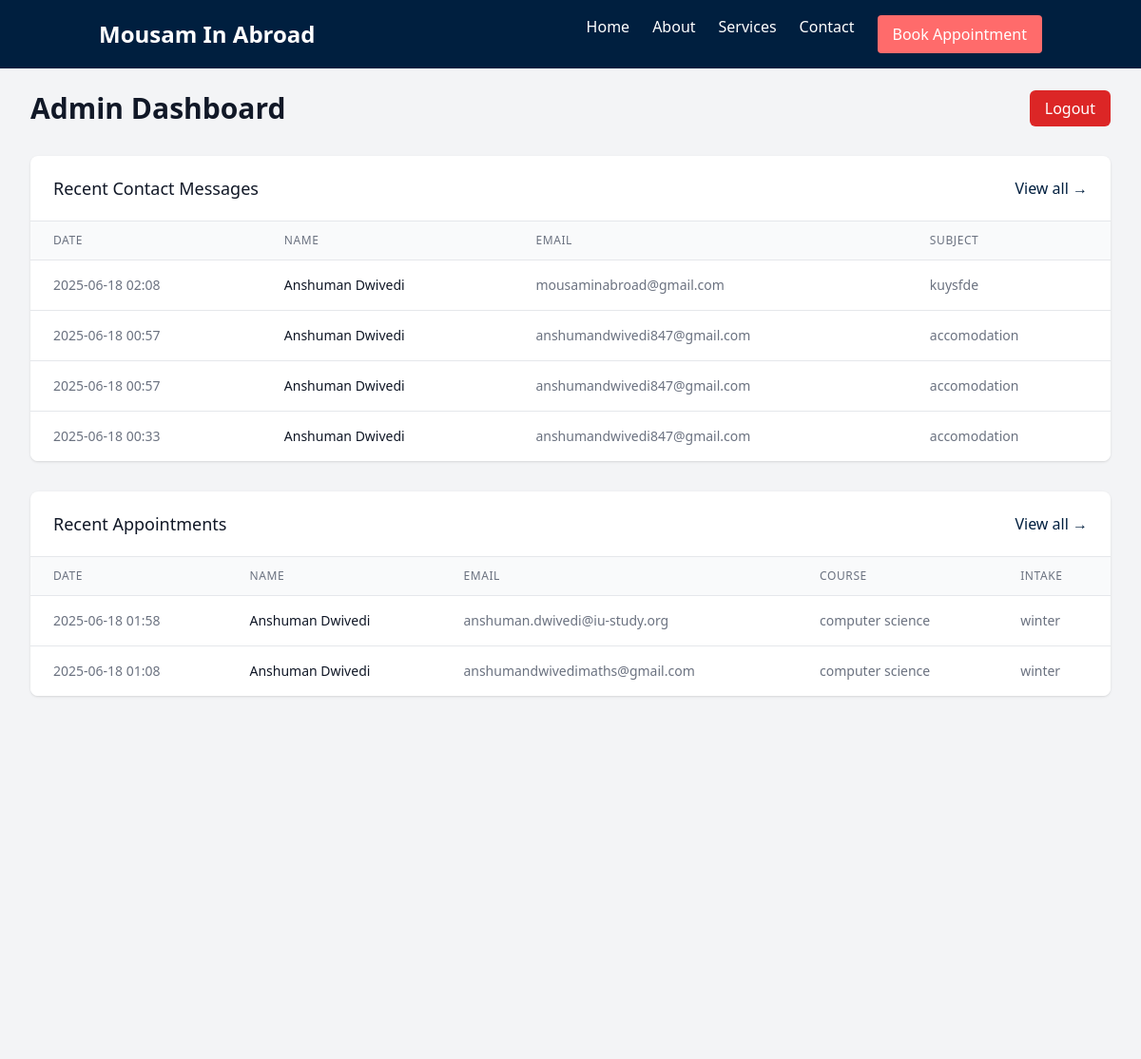
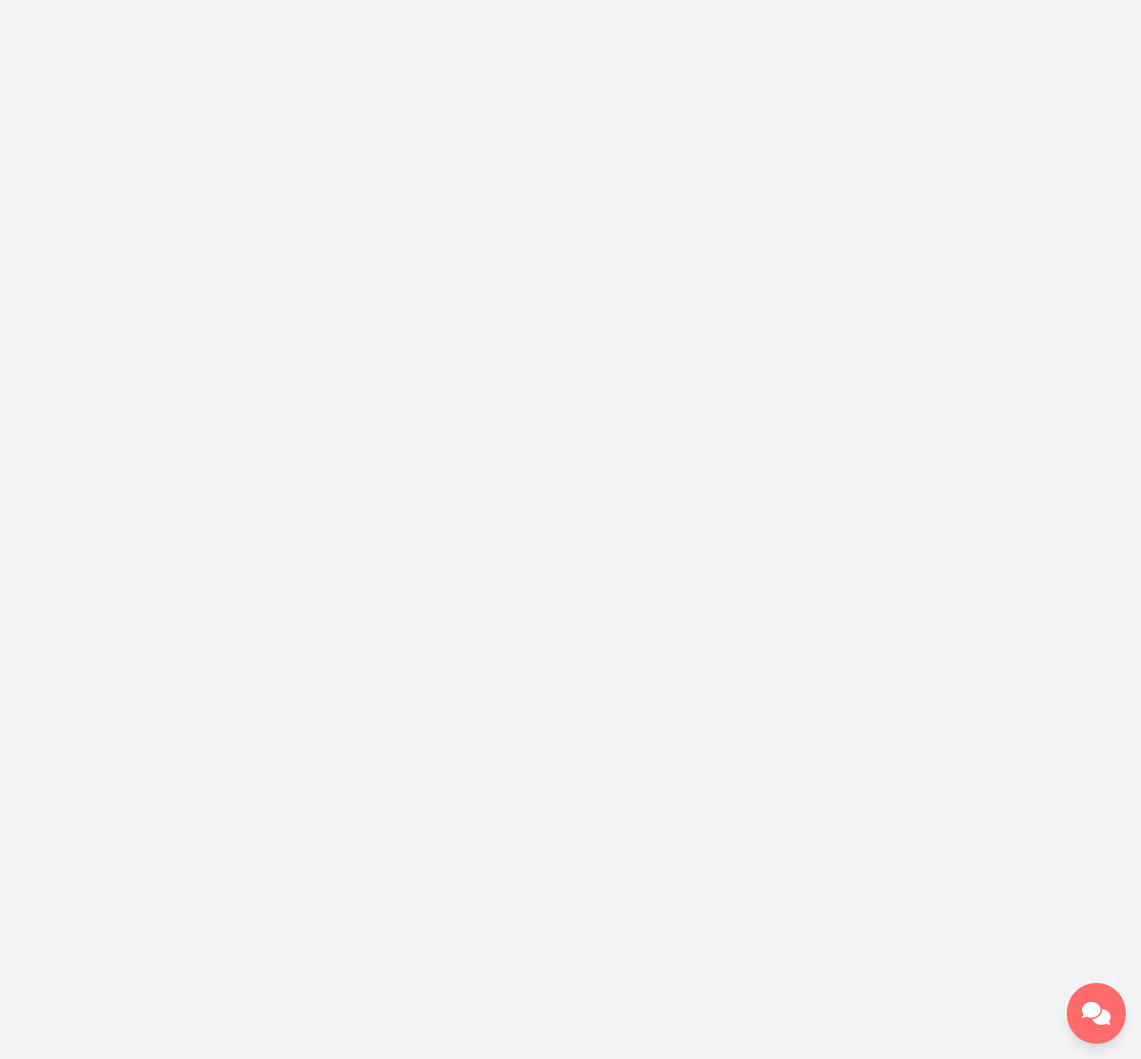
Screenshot of /admin/dashboard (signed in) with the database file from the repository (2 pictures, top to bottom).
### models.py (models this page shows, shortened)
class Contact(db.Model):  # type: ignore
    id = db.Column(db.Integer, primary_key=True)  # type: ignore
    name = db.Column(db.String(100), nullable=False)  # type: ignore
    email = db.Column(db.String(120), nullable=False)  # type: ignore
    subject = db.Column(db.String(200))  # type: ignore
    message = db.Column(db.Text, nullable=False)  # type: ignore
    created_at = db.Column(db.DateTime, default=datetime.utcnow)  # type: ignore

class Appointment(db.Model):  # type: ignore
    id = db.Column(db.Integer, primary_key=True)  # type: ignore
    full_name = db.Column(db.String(100), nullable=False)  # type: ignore
    email = db.Column(db.String(120), nullable=False)  # type: ignore
    country = db.Column(db.String(100))  # type: ignore
    marks = db.Column(db.String(50))  # type: ignore
    course = db.Column(db.String(200))  # type: ignore
    intake = db.Column(db.String(100))  # type: ignore
    services = db.Column(db.String(500))  # Store as comma-separated values  # type: ignore
    concerns = db.Column(db.Text)  # type: ignore
    created_at = db.Column(db.DateTime, default=datetime.utcnow)  # type: ignore

### admin.py (the view)
@admin.route('/dashboard')
@login_required
def dashboard():
    contacts = Contact.query.order_by(Contact.created_at.desc()).all()
    appointments = Appointment.query.order_by(Appointment.created_at.desc()).all()
    return render_template('admin/dashboard.html',
                         contacts=contacts,
                         appointments=appointments)

### admin.py (called while the page is built)
def login_required(f):
    @wraps(f)
    def decorated_function(*args, **kwargs):
        if not session.get('admin_logged_in'):
            return redirect(url_for('admin.login'))
        return f(*args, **kwargs)
    return decorated_function

### templates/admin/dashboard.html
{% extends "base.html" %}
{% block content %}
<div class="min-h-screen bg-gray-100 py-6">
    <div class="max-w-7xl mx-auto px-4 sm:px-6 lg:px-8">
        <div class="flex justify-between items-center mb-8">
            <h1 class="text-3xl font-bold text-gray-900">Admin Dashboard</h1>
            <div class="space-x-4">
                <a href="{{ url_for('admin.logout') }}" class="bg-red-600 text-white px-4 py-2 rounded-md hover:bg-opacity-90">
                    Logout
                </a>
            </div>
        </div>
        <div class="grid grid-cols-1 gap-8">
            <div class="bg-white shadow overflow-hidden sm:rounded-lg">
                <div class="px-4 py-5 sm:px-6 flex justify-between items-center">
                    <h2 class="text-lg font-medium text-gray-900">Recent Contact Messages</h2>
                    <a href="{{ url_for('admin.contacts') }}" class="text-navy hover:text-opacity-90">
                        View all →
                    </a>
                </div>
                <div class="border-t border-gray-200">
                    <div class="overflow-x-auto">
                        <table class="min-w-full divide-y divide-gray-200">
                            <thead class="bg-gray-50">
                                <tr>
                                    <th class="px-6 py-3 text-left text-xs font-medium text-gray-500 uppercase tracking-wider">Date</th>
                                    <th class="px-6 py-3 text-left text-xs font-medium text-gray-500 uppercase tracking-wider">Name</th>
                                    <th class="px-6 py-3 text-left text-xs font-medium text-gray-500 uppercase tracking-wider">Email</th>
                                    <th class="px-6 py-3 text-left text-xs font-medium text-gray-500 uppercase tracking-wider">Subject</th>
                                </tr>
                            </thead>
                            <tbody class="bg-white divide-y divide-gray-200">
                                {% for contact in contacts[:5] %}
                                <tr>
                                    <td class="px-6 py-4 whitespace-nowrap text-sm text-gray-500">
                                        {{ contact.created_at.strftime('%Y-%m-%d %H:%M') }}
                                    </td>
                                    <td class="px-6 py-4 whitespace-nowrap text-sm font-medium text-gray-900">
                                        {{ contact.name }}
                                    </td>
                                    <td class="px-6 py-4 whitespace-nowrap text-sm text-gray-500">
                                        {{ contact.email }}
                                    </td>
                                    <td class="px-6 py-4 whitespace-nowrap text-sm text-gray-500">
                                        {{ contact.subject }}
                                    </td>
                                </tr>
                                {% endfor %}
                            </tbody>
                        </table>
                    </div>
                </div>
            </div>
            <div class="bg-white shadow overflow-hidden sm:rounded-lg">
                <div class="px-4 py-5 sm:px-6 flex justify-between items-center">
                    <h2 class="text-lg font-medium text-gray-900">Recent Appointments</h2>
                    <a href="{{ url_for('admin.appointments') }}" class="text-navy hover:text-opacity-90">
                        View all →
                    </a>
                </div>
                <div class="border-t border-gray-200">
                    <div class="overflow-x-auto">
                        <table class="min-w-full divide-y divide-gray-200">
                            <thead class="bg-gray-50">
                                <tr>
                                    <th class="px-6 py-3 text-left text-xs font-medium text-gray-500 uppercase tracking-wider">Date</th>
                                    <th class="px-6 py-3 text-left text-xs font-medium text-gray-500 uppercase tracking-wider">Name</th>
                                    <th class="px-6 py-3 text-left text-xs font-medium text-gray-500 uppercase tracking-wider">Email</th>
                                    <th class="px-6 py-3 text-left text-xs font-medium text-gray-500 uppercase tracking-wider">Course</th>
                                    <th class="px-6 py-3 text-left text-xs font-medium text-gray-500 uppercase tracking-wider">Intake</th>
                                </tr>
                            </thead>
                            <tbody class="bg-white divide-y divide-gray-200">
                                {% for appointment in appointments[:5] %}
                                <tr>
                                    <td class="px-6 py-4 whitespace-nowrap text-sm text-gray-500">
                                        {{ appointment.created_at.strftime('%Y-%m-%d %H:%M') }}
                                    </td>
                                    <td class="px-6 py-4 whitespace-nowrap text-sm font-medium text-gray-900">
                                        {{ appointment.full_name }}
                                    </td>
                                    <td class="px-6 py-4 whitespace-nowrap text-sm text-gray-500">
                                        {{ appointment.email }}
                                    </td>
                                    <td class="px-6 py-4 whitespace-nowrap text-sm text-gray-500">
                                        {{ appointment.course }}
                                    </td>
                                    <td class="px-6 py-4 whitespace-nowrap text-sm text-gray-500">
                                        {{ appointment.intake }}
                                    </td>
                                </tr>
                                {% endfor %}
                            </tbody>
                        </table>
                    </div>
                </div>
            </div>
        </div>
    </div>
</div>
{% endblock %}

### templates/base.html (shortened to what this page needs)
<!DOCTYPE html>
<html lang="en">
<head>
    <script src="https://cdn.tailwindcss.com"></script>
    <link rel="stylesheet" href="https://cdnjs.cloudflare.com/ajax/libs/font-awesome/6.4.2/css/all.min.css">
</head>
<body class="bg-gray-50">
    <nav class="bg-navy text-white sticky top-0 z-50">
        <div class="container mx-auto px-4">
            <div class="flex justify-between items-center py-4">
                <a href="/" class="text-2xl font-bold">Mousam In Abroad</a>
                <div class="hidden md:flex space-x-6">
                    <a href="/" class="hover:text-skyblue">Home</a>
                    <a href="/about" class="hover:text-skyblue">About</a>
                    <a href="/services" class="hover:text-skyblue">Services</a>
                    <a href="/contact" class="hover:text-skyblue">Contact</a>
                    <a href="/appointment" class="bg-coral px-4 py-2 rounded hover:bg-opacity-90">Book Appointment</a>
                </div>
            </div>
        </div>
    </nav>
    <main>
        {% block content %}{% endblock %}
    </main>
    <div id="chatbot-widget" class="fixed bottom-4 right-4 z-50">
        <button id="chat-button" class="bg-coral text-white p-4 rounded-full shadow-lg hover:bg-opacity-90 transition">
            <i class="fas fa-comments text-2xl"></i>
        </button>
    </div>
</body>
</html>

### rows the page displays
Contact: created_at "2025-06-18 02:08", name "Anshuman Dwivedi", email "mousaminabroad@gmail.com", subject "kuysfde"
Contact: created_at "2025-06-18 00:57", name "Anshuman Dwivedi", email "anshumandwivedi847@gmail.com", subject "accomodation"
Contact: created_at "2025-06-18 00:57", name "Anshuman Dwivedi", email "anshumandwivedi847@gmail.com", subject "accomodation"
Contact: created_at "2025-06-18 00:33", name "Anshuman Dwivedi", email "anshumandwivedi847@gmail.com", subject "accomodation"
Appointment: created_at "2025-06-18 01:58", full_name "Anshuman Dwivedi", email "anshuman.dwivedi@iu-study.org", course "computer science", intake "winter"
Appointment: created_at "2025-06-18 01:08", full_name "Anshuman Dwivedi", email "anshumandwivedimaths@gmail.com", course "computer science", intake "winter"
